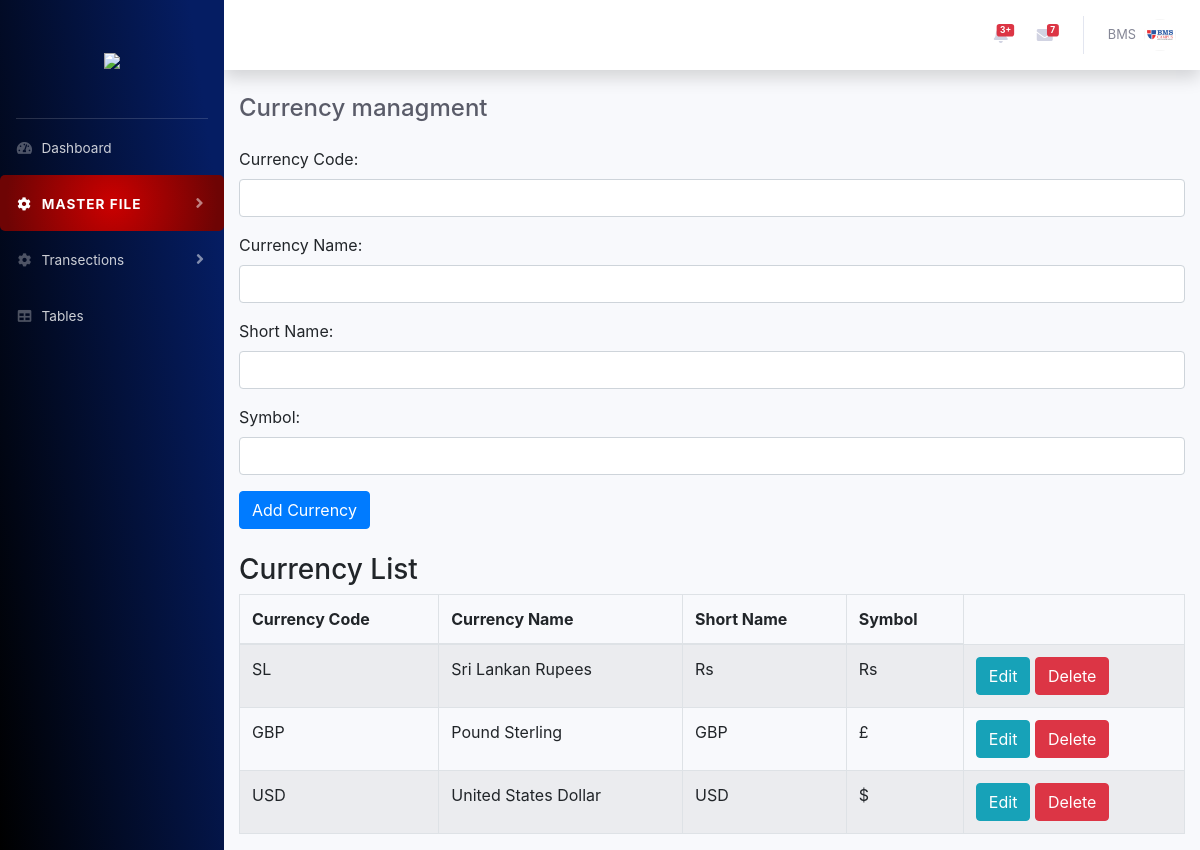
Page /create_currency.php on the committed database.
### tables this page shows
CREATE TABLE `currency_table` (
  `id` int(11) NOT NULL,
  `currency_code` varchar(50) NOT NULL,
  `currency_name` varchar(100) NOT NULL,
  `short_name` varchar(50) NOT NULL,
  `symbol` varchar(10) NOT NULL
);

### create_currency.php (the view, shortened to what this page needs)
<?php
include("database/connection.php");
include("includes/header.php");
$currency_code = $currency_name = $short_name = $symbol = "";
$update = false;
?>
<div id="wrapper">
    <?php include("nav.php"); ?>
    <div id="content-wrapper" class="d-flex flex-column">
        <div id="content">
            <?php include("includes/topnav.php"); ?>
            <div class="container">
                <div class="d-sm-flex align-items-center justify-content-between mb-4">
                    <h4 class="h4 mb-0 text-gray-800">Currency managment</h4>
                </div>
                <form action="" method="POST" class="mt-4">
                    <div class="form-group">
                        <label for="currency_code">Currency Code:</label>
                        <input type="text" name="currency_code" class="form-control" value="<?php echo htmlspecialchars($currency_code); ?>" required>
                    </div>
                    <div class="form-group">
                        <label for="currency_name">Currency Name:</label>
                        <input type="text" name="currency_name" class="form-control" value="<?php echo htmlspecialchars($currency_name); ?>" required>
                    </div>
                    <div class="form-group">
                        <label for="short_name">Short Name:</label>
                        <input type="text" name="short_name" class="form-control" value="<?php echo htmlspecialchars($short_name); ?>" required>
                    </div>
                    <div class="form-group">
                        <label for="symbol">Symbol:</label>
                        <input type="text" name="symbol" class="form-control" value="<?php echo htmlspecialchars($symbol); ?>" required>
                    </div>
                    <div class="form-group">
                        <?php if ($update == true): ?>
                            <button type="submit" name="save" class="btn btn-info">Update Currency</button>
                        <?php else: ?>
                            <button type="submit" name="save" class="btn btn-primary">Add Currency</button>
                        <?php endif; ?>
                    </div>
                </form>
                <h3 class="mt-4">Currency List</h3>
                <table class="table table-bordered table-striped mt-2">
                    <thead>
                        <tr>
                            <th>Currency Code</th>
                            <th>Currency Name</th>
                            <th>Short Name</th>
                            <th>Symbol</th>
                        </tr>
                    </thead>
                    <tbody>
                        <?php
                        $stmt = $conn->prepare("SELECT * FROM currency_table");
                        $stmt->execute();
                        $result = $stmt->get_result();
                        while ($row = $result->fetch_assoc()): ?>
                            <tr>
                                <td><?php echo htmlspecialchars($row['currency_code']); ?></td>
                                <td><?php echo htmlspecialchars($row['currency_name']); ?></td>
                                <td><?php echo htmlspecialchars($row['short_name']); ?></td>
                                <td><?php echo htmlspecialchars($row['symbol']); ?></td>
                                <td>
                                    <a href="?edit=<?php echo htmlspecialchars($row['id']); ?>" class="btn btn-info">Edit</a>
                                    <a href="?delete=<?php echo htmlspecialchars($row['id']); ?>" class="btn btn-danger" onclick="return confirm('Are you sure you want to delete this currency?');">Delete</a>
                                </td>
                            </tr>
                        <?php endwhile; ?>
                    </tbody>
                </table>
            </div>
        </div>
    </div>
</div>
</body>
</html>

### rows in the picture
currency_table: currency_code "SL", currency_name "Sri Lankan Rupees", short_name "Rs", symbol "Rs"
currency_table: currency_code "GBP", currency_name "Pound Sterling", short_name "GBP", symbol "£"
currency_table: currency_code "USD", currency_name "United States Dollar", short_name "USD", symbol "$"
